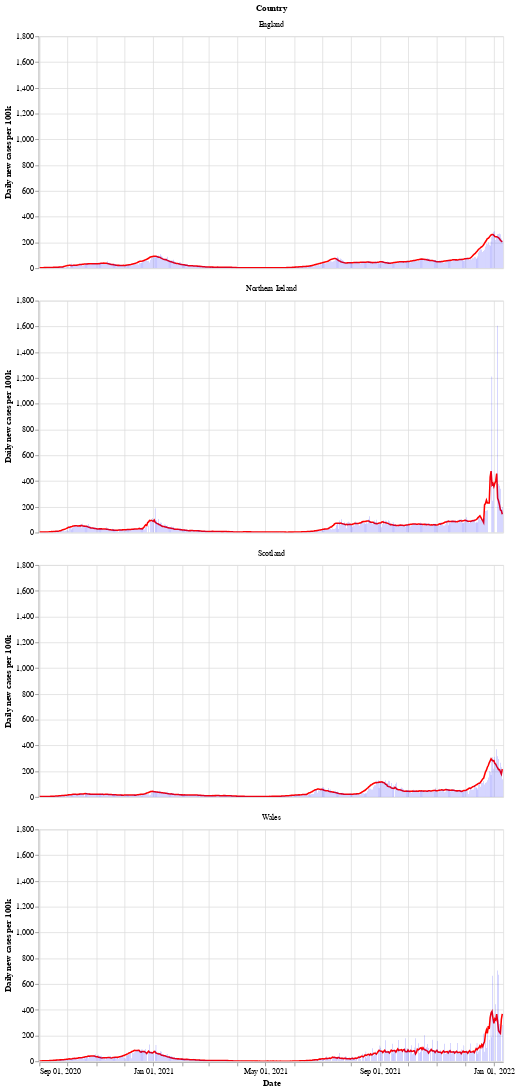

Notebook source saved alongside this figure:
### Markdown cell above
Next is a bar chart of the number of new cases in each country (per 100k population), with the 7 day moving average of cases. Again we see that Wales saw a longer period of raising and falling cases compared to the other countries.

After a period of cases falling, each nation is now seeing a rise in the number of cases - especially in Wales.

### Code cell
# collapse
bars = alt.Chart(uk_cases).mark_bar().encode(
    x=alt.X("yearmonthdate(date):T", axis=alt.Axis(title='Date')),
    y=alt.Y("newCasesRate:Q", axis=alt.Axis(title='Daily new cases per 100k')),
    tooltip='newCasesRate',
    color=alt.condition(
        alt.datum.dailyChange > 0,
        alt.value("orange"),  # The positive color
        alt.value("blue")  # The negative color
    )
).properties(title='New cases per 100k population with rolling 7 day average', width=600).interactive()
line = alt.Chart(uk_cases).mark_line(
    color='red',
    size=2,
).transform_window(
    rolling_mean='mean(newCasesRate)',
    frame=[0, 7],
    groupby=['areaName']
).encode(
    x='yearmonthdate(date):T',
    y='rolling_mean:Q'
)
alt.layer(line, bars, data=uk_cases).facet(alt.Row('areaName', title='Country'), columns=1)

### Figure 1 — Vega-Lite specification as saved in the notebook (floating-point values rounded to 4 significant figures; data arrays with more than 128 entries replaced by an {"elided": "..."} marker saying what was removed)
{"config": {"view": {"continuousWidth": 400, "continuousHeight": 300}}, "data": {"name": "data-7d9d227248ccc3b6086b84f570dbd25b"}, "facet": {"type": "nominal", "field": "areaName", "title": "Country"}, "spec": {"layer": [{"mark": {"type": "line", "color": "red", "size": 2}, "encoding": {"x": {"type": "temporal", "field": "date", "timeUnit": "yearmonthdate"}, "y": {"type": "quantitative", "field": "rolling_mean"}}, "transform": [{"window": [{"op": "mean", "field": "newCasesRate", "as": "rolling_mean"}], "frame": [0, 7], "groupby": ["areaName"]}]}, {"mark": "bar", "encoding": {"color": {"condition": {"value": "orange", "test": "(datum.dailyChange > 0)"}, "value": "blue"}, "tooltip": {"type": "quantitative", "field": "newCasesRate"}, "x": {"type": "temporal", "axis": {"title": "Date"}, "field": "date", "timeUnit": "yearmonthdate"}, "y": {"type": "quantitative", "axis": {"title": "Daily new cases per 100k"}, "field": "newCasesRate"}}, "selection": {"selector002": {"type": "interval", "bind": "scales", "encodings": ["x", "y"]}}, "title": "New cases per 100k population with rolling 7 day average", "width": 600}]}, "columns": 1, "$schema": "https://vega.github.io/schema/vega-lite/v4.8.1.json", "datasets": {"data-7d9d227248ccc3b6086b84f570dbd25b": {"elided": "1988 records"}}}
